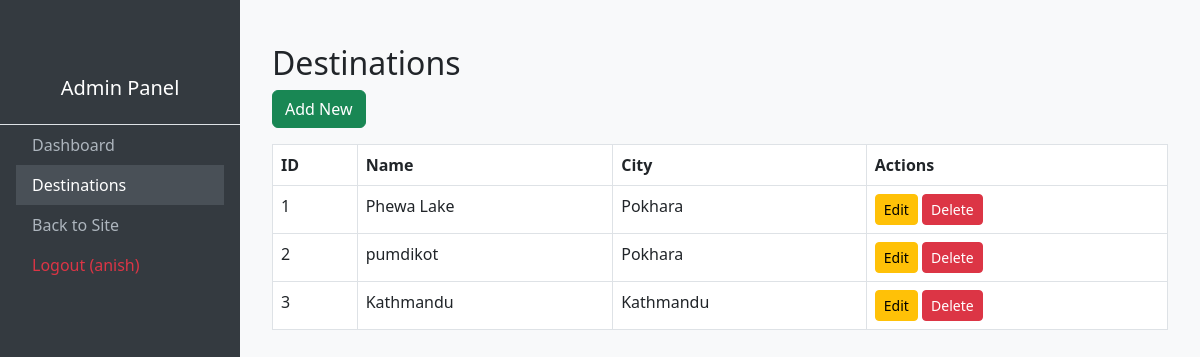
The page /admin-panel/destinations/ (signed in) on the database as committed earlier.
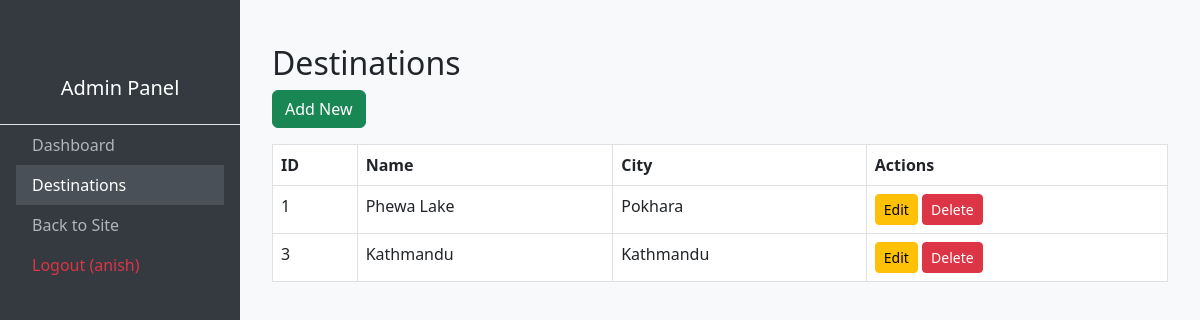
The same page on the database as committed later.
### yatra/models.py (models this page shows, shortened)
class Destination(models.Model):
    city = models.ForeignKey(City, on_delete=models.CASCADE, related_name="destinations")
    name = models.CharField(max_length=50)
    img1 = models.ImageField(upload_to='pics')
    img2 = models.ImageField(upload_to='pics')

class City(models.Model):
    name = models.CharField(max_length=50, unique=True)
    image = models.ImageField(upload_to='city_images/')
    description = models.TextField(blank=True)
    country = models.CharField(max_length=50, blank=True)
    slug = models.SlugField(unique=True, blank=True)
    def __str__(self):
        return self.name

### adminpanel/views.py (the view)
# urls.py: path('destinations/', views.destination_list, name='admin_destination_list'),
@staff_member_required
def destination_list(request):
    destinations = Destination.objects.all()
    return render(request, 'adminpanel/destination_list.html', {'destinations': destinations})

### Templates/adminpanel/destination_list.html
{% extends "base.html" %}
{% block content %}
<div class="container mt-4">
    <h2>Destinations</h2>
    <a href="{% url 'admin_destination_create' %}" class="btn btn-success mb-3">Add New</a>
    <table class="table table-bordered">
        <thead><tr><th>ID</th><th>Name</th><th>City</th><th>Actions</th></tr></thead>
        <tbody>
            {% for dest in destinations %}
            <tr>
                <td>{{ dest.id }}</td>
                <td>{{ dest.name }}</td>
                <td>{{ dest.city }}</td>
                <td>
                    <a href="{% url 'admin_destination_edit' dest.id %}" class="btn btn-warning btn-sm">Edit</a>
                    <a href="{% url 'admin_destination_delete' dest.id %}" class="btn btn-danger btn-sm">Delete</a>
                </td>
            </tr>
            {% empty %}
            <tr><td colspan="4">No destinations found.</td></tr>
            {% endfor %}
        </tbody>
    </table>
</div>
{% endblock %}

Rows that differ between the two databases and show on the page:
removed Destination: id "2", name "pumdikot", city "Pokhara"
